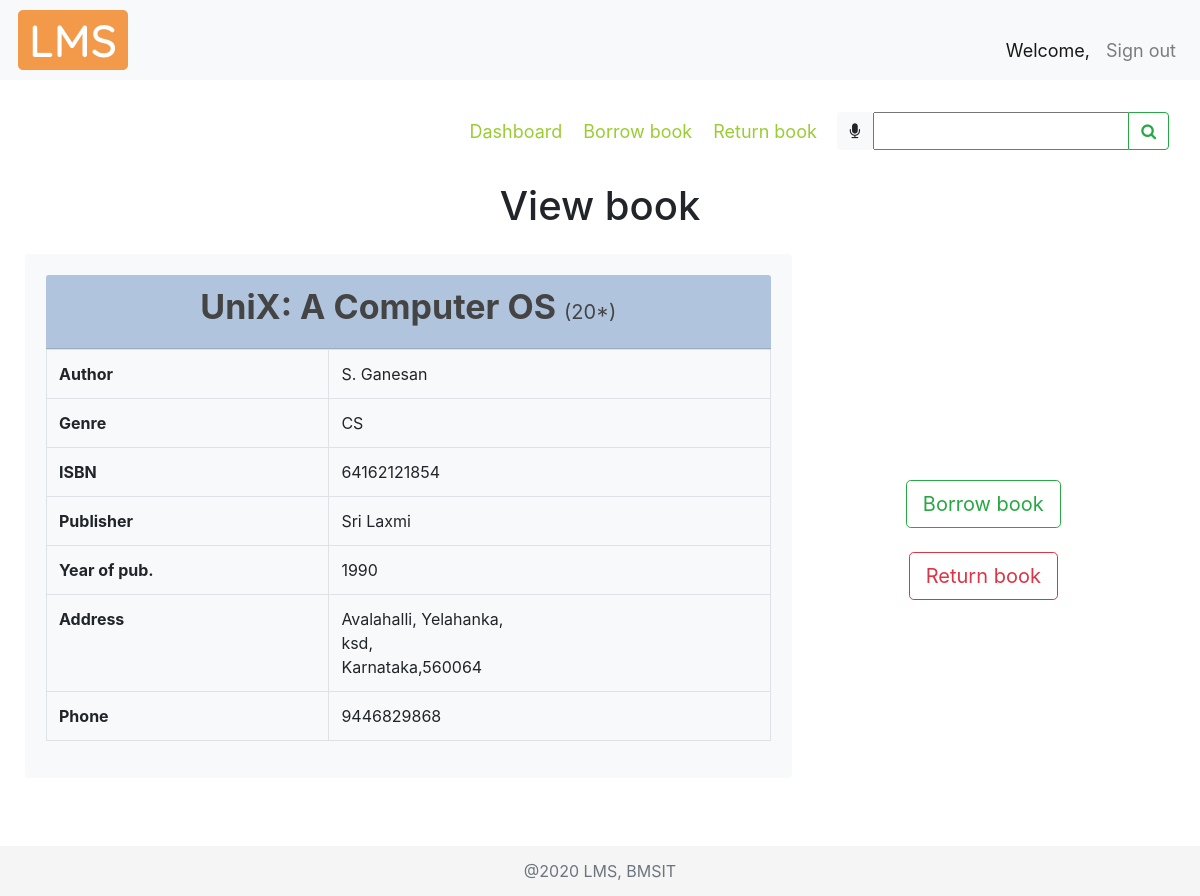
Page /viewbook/2/ on the earlier database version.
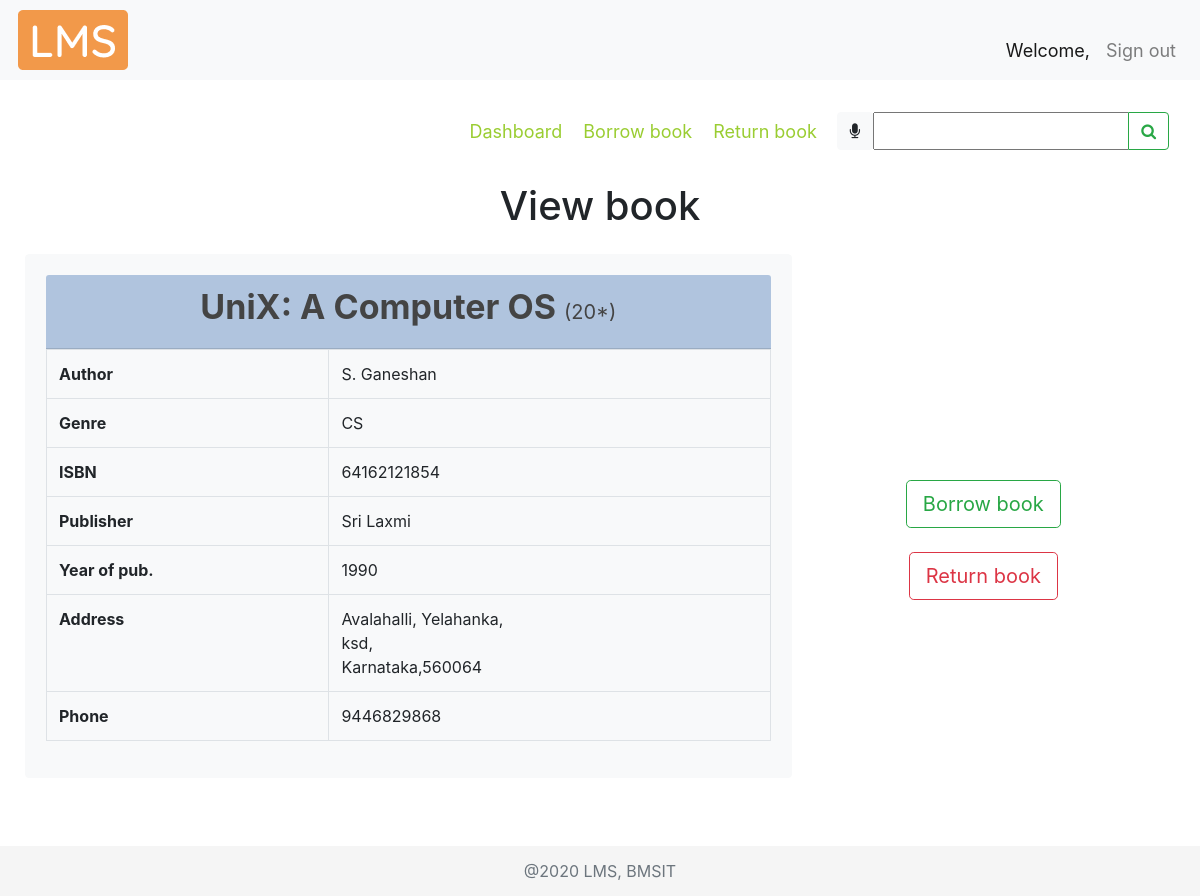
Same page on the later database version.
### libraryApp/models.py (models this page shows, shortened)
class BOOK(models.Model):
    GENRE = (
        ("CS", "Computer Science"),
        ("MATH", "Mathematics"),
        ("ELE", "Electronics"),
        ("TC", "Telecommunication"),
        ("CHE", "Chemistry"),
        ("PHY", "Physics"),
        ("MEC", "Mechanics"),
        ("EVS", "Environmental Science"),
        ("BIO", "Bioengineering"),
        ("BUS", "Business Skills"),
    )
    bookTitle = models.CharField(max_length=50, help_text="Book Title")
    genre = models.CharField(max_length=30, null=True, choices=GENRE, help_text="Category")
    pubYear = models.CharField(max_length=4, null=True, help_text="Year of publication")
    isbn = models.CharField(max_length=13, null=True, unique=True, help_text="International Standard Book Number")
    librarianID = models.ForeignKey(
        settings.AUTH_USER_MODEL, null=True, on_delete=models.SET_NULL, help_text="Librarian ID")
    pubID = models.ForeignKey(PUBLISHER, null=True, on_delete=models.CASCADE, help_text="Publisher ID")
    authorID = models.ManyToManyField(AUTHOR, help_text="Authors")

class AUTHOR(models.Model):
    authorName = models.CharField(max_length=30, help_text="Author name")
    def __str__(self):
        return self.authorName

class PUBLISHER(models.Model):
    pubName = models.CharField(max_length=30, help_text="Publisher name", null=True)
    streetAddr = models.CharField(max_length=50, help_text="Street Address", null=True)
    district = models.CharField(max_length=20, help_text="District", null=True)
    state = models.CharField(max_length=20, help_text="State", null=True)
    pinCode = models.CharField(max_length=6, help_text="PIN Code", null=True)
    phoneNum = models.CharField(max_length=10, help_text="Phone number", null=True)

### libraryApp/views.py (the view)
# urls.py: path('viewbook/<str:bookID>/', views.viewBook, name="viewbook"),
def viewBook(request, bookID):
    viewBook = 'libraryApp/view_book.html'
    myFilter = BookFilter(request.GET, queryset=BOOK.objects.all())
    if request.method == "POST":
        print(request.POST)
        return redirect(searchBook, book=request.POST['bookTitle'])
    book = BOOK.objects.get(id=bookID)
    pub = PUBLISHER.objects.filter(book__id=book.id).first()
    stock = STOCK.objects.filter(bookID__id=book.id).first()
    authors = AUTHOR.objects.filter(book__id=book.id)
    authorList = []
    authorIDList = []
    for a in authors.all():
        if a not in authorList:  # loic to check redundancy
            authorList.append(a)
            authorIDList.append(a.id)
    authorString = ', '.join(map(str, authorList))
    bookObject = tempBook(None, book.bookTitle, book.id, book.genre, pub.id, pub.pubName,
                          book.pubYear, authorIDList, authorString, book.isbn, stock.bookCopies)
    context = {
        "book": bookObject,
        "pub": pub,
        "myFilter": myFilter
    }
    return render(request, viewBook, context)

### libraryApp/templates/libraryApp/view_book.html (shortened to what this page needs)
{% extends 'libraryApp/main.html' %}
{% load static %}
{% block content %}
<nav class="navbar">
  <div class="navbar-nav mySubMenu ml-auto">
   <nav>
        <a href="{% url 'dashboard' %}">Dashboard</a>
        {% if not request.user.is_staff %}
            <a href="{% url 'borrowbook' %}">Borrow book</a>
        {% endif %}
        {% if not request.user.is_staff %}
            <a href="{% url 'returnbook' %}">Return book</a>
        {% endif %}
    </nav>
  </div>
  <form class="form-inline" method="POST">
    <div class="input-group">
      <div id="speech" class="btn btn-light" title="Click the mic to speak">
        <i class="fa fa-microphone" aria-hidden="true"></i>
      </div>
      {{myFilter.form}}
      <div class="input-group-append">
        <button id="searchButton" class="btn btn-outline-success" type="submit">
          <i class="fa fa-search"></i>
        </button>
      </div>
    </div>
  </form>
</nav>
<br>
<div>
    <h1 class="text-center">
        View book
    </h1>
</div>
<div class="row align-items-center viewBook mt-4">
    <div class="card card-body border-light bg-light col-md-8">
        <div class="card-header text-center cardHead">
            <div class="row justify-content-center">
                <h3 class="font-weight-bold bookTitle">
                    {{book.bookTitle}} <span class="small">({{book.stock}}*)</span>
                </h3>
            </div>
        </div>
        <div>
            <table class="table table-bordered">
                <tbody>
                    <tr>
                        <th scope="row">Author</th>
                        <td>{{book.author}}</td>
                    </tr>
                    <tr>
                        <th scope="row">Genre</th>
                        <td>{{book.genre}}</td>
                    </tr>
                    <tr>
                        <th scope="row">ISBN</th>
                        <td>{{book.isbn}}</td>
                    </tr>
                    <tr>
                        <th scope="row">Publisher</th>
                        <td>{{book.pubName}}</td>
                    </tr>
                    <tr>
                        <th scope="row">Year of pub.</th>
                        <td>{{book.pubYear}}</td>
                    </tr>
                    <tr>
                        <th scope="row">Address</th>
                        <td>{{pub.streetAddr}},<br> {{pub.district}},<br> {{pub.state}},{{pub.pinCode}}</td>
                    </tr>
                    <tr>
                        <th scope="row">Phone</th>
                        <td>{{pub.phoneNum}}</td>
                    </tr>
                </tbody>
            </table>
        </div>
    </div>
    <div class="col-md-4 mt-5">
        <div class="row justify-content-center">
            <button type="button" onclick="location.href='{% url 'dashboard' %}'" class="btn btn-outline-success btn-lg"
                    data-toggle="tooltip" data-placement="right"
                    title="Click here to borrow the book">Borrow book</button>
        </div>
        <br>
        <div class="row justify-content-center">
            <button type="button" onclick="location.href='{% url 'dashboard' %}'" class="btn btn-outline-danger btn-lg"
                    data-toggle="tooltip" data-placement="right"
                    title="Click here to return the book">Return book</button>
        </div>
    </div>
</div>
<br>
{% endblock %}

### libraryApp/templates/libraryApp/main.html (shortened to what this page needs)
{% load static %}
<!DOCTYPE html>
<html lang="en">
<head>
  <link rel="stylesheet" href="https://stackpath.bootstrapcdn.com/bootstrap/4.3.1/css/bootstrap.min.css"
>
  <link rel="stylesheet" href="https://stackpath.bootstrapcdn.com/font-awesome/4.7.0/css/font-awesome.min.css">
  <link rel="stylesheet" href="{% static '/css/main.css' %}">
</head>
<body>
  {% include 'libraryApp/navbar.html' %}
  <br>
  <div class="container-fluid">
    {% block content %}
    {% endblock %}
  </div>
  <br>
  <footer class="footer">
    <div class="container text-center">
      <span class="text-muted">@2020 LMS, BMSIT</span>
    </div>
  </footer>
</body>
</html>

### libraryApp/templates/libraryApp/navbar.html (shortened to what this page needs)
{% load static %}
<nav class="navbar navbar-expand-lg navbar-light bg-light align-items-end">
    <img class="logo" src="{% static '/img/lms.png' %}" alt="" >
  <div class="collapse navbar-collapse" id="navbarNavAltMarkup">
    <div class="navbar-nav navbar-right ml-auto">
      <a class="nav-item nav-link active welcomeMsg">Welcome, {{request.user.username}}<span class="sr-only">(current)</span></a>
      <a class="nav-item nav-link welcomeMsg" href="{% url 'signout' %}">Sign out</a>
    </div>
  </div>
</nav>

### static/css/main.css (style rules this page uses)
html { position: relative; min-height: 100%; }
body { margin-bottom: 60px; background-color: #fff; }
.footer { position: absolute; bottom: 0; width: 100%; height: 50px; line-height: 50px; background-color: #f5f5f5; }
.mySubMenu { margin-right: 10px; padding: 2px; font-size: large; }
.mySubMenu a { padding-left: 8px; padding-right: 8px; color: yellowgreen; }

### libraryApp/templates/libraryApp/navbar.html (style rules this page uses)
.welcomeMsg { font-size: 18px; color: #555555; }
.logo { margin: 2px; }

### libraryApp/templates/libraryApp/view_book.html (style rules this page uses)
.viewBook { margin: 10px; }
.bookTitle { font-size: 34px; color: #444444; }
.cardHead { background-color: lightsteelblue; }
.small { font-size: 20px; }

Differences in the rows shown:
changed AUTHOR: author "S. Ganesan" → "S. Ganeshan"
